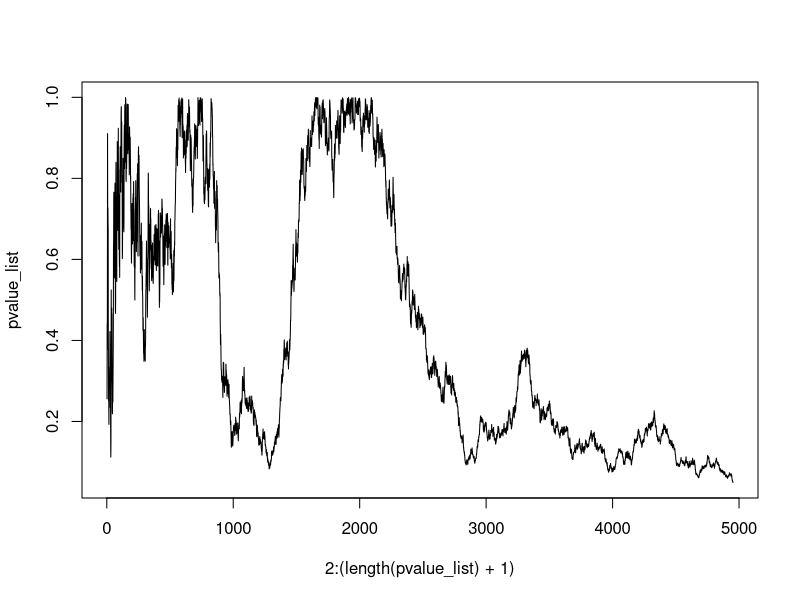
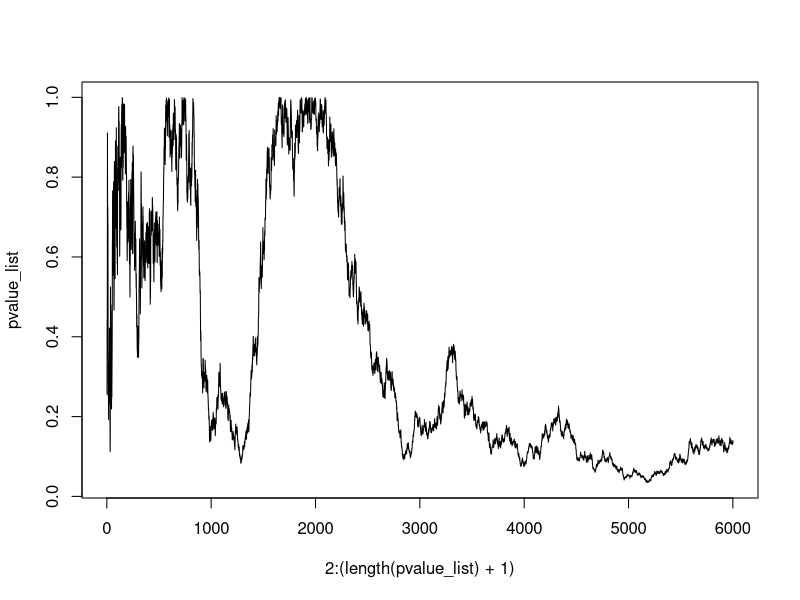

R code for these plots, in order:
# first plot code
# questionable practice
# vector to store the p values
pvalue_list <- c()

# set seed
set.seed(1)

# vector with the iq's
iq_nl <- rnorm(1, 101, 15)
iq_fi <- rnorm(1, 101, 15)

# loop infinitely
repeat {
  # add a new test result every loop
  iq_nl <- append(iq_nl, rnorm(1, 101, 15))
  iq_fi <- append(iq_fi, rnorm(1, 101, 15))
  
  # perform the t-test
  out <- t.test(iq_nl, iq_fi)
  # append current p value to pvalue_list
  pvalue_list <- append(pvalue_list, out$p.value)
  # if the p value is under 0.05 stop the test
  if (out$p.value < 0.05){
    break
  }
}

# plot the p values
plot(2:(length(pvalue_list)+1), pvalue_list, type = "l")

# second plot code
# showing the first plot is wrong
# vector to store the p values
pvalue_list <- c()

# set seed
set.seed(1)

# vector with the iq's
iq_nl <- rnorm(1, 101, 15)
iq_fi <- rnorm(1, 101, 15)

# loop infinitely
for (i in 1:6000) {
  # add a new test result every loop
  iq_nl <- append(iq_nl, rnorm(1, 101, 15))
  iq_fi <- append(iq_fi, rnorm(1, 101, 15))
  
  # perform the t-test
  out <- t.test(iq_nl, iq_fi)
  # append current p value to pvalue_list
  pvalue_list <- append(pvalue_list, out$p.value)
}

# plot the p values
plot(2:(length(pvalue_list)+1), pvalue_list, type = "l")

